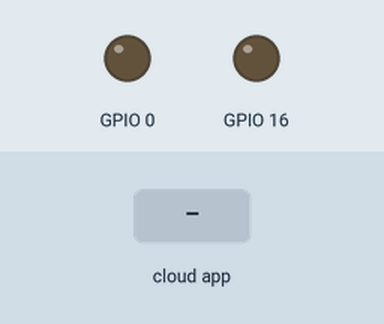
The sketch below on a simulated ESP8266 (NodeMCU). Parts: output pins drawn as LEDs (lit = HIGH). Inputs (shaded band) come from the test bench. WiFi joins after 1.5 s; servers stay silent unless stated; what the sketch prints to the serial monitor is not drawn.

Above: at 5.7 s.
5.8 s: the phone or cloud app sets 0 to 1
At 8.5 s:
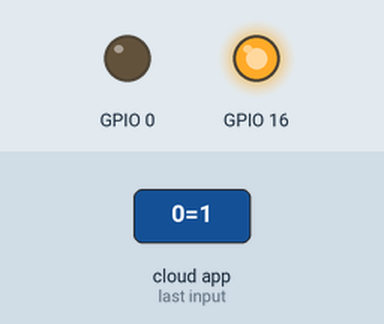
8.9 s: the phone or cloud app sets 1 to 1
At 10.8 s:
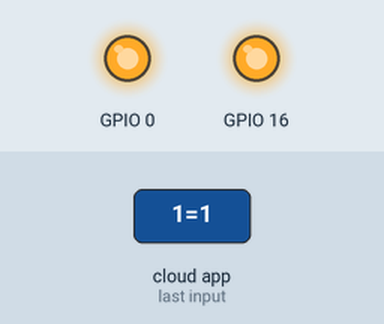
12.0 s: the phone or cloud app sets 0 to 0
At 14.3 s:
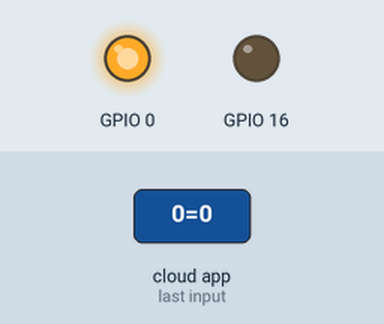
15.0 s: the phone or cloud app sets 1 to 0
At 17.8 s:
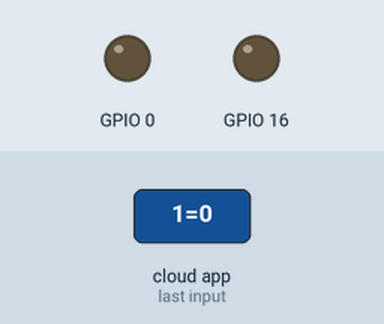
Timing chart, 0 to 19.0 s (numbered marks = the images above; inputs shaded):
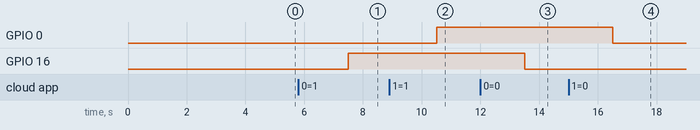

The sketch:

18_Cayenne_control_widget.ino
```cpp
#include <ESP8266WiFi.h>
#include <CayenneMQTTESP8266.h>

String  channel0_val;
String  channel1_val;

char Cayenneusername[] = "999f4ef0-523c-11e8-aa1d-033d1c994768";
char Cayennepassword[] = "1692d65f16b883d36b78917a68a8f258ad2d4960";
char CayenneclientID[] = "d04f7b10-52b8-11e8-8826-d779b3efe574";

CAYENNE_IN(0) {
  channel0_val = getValue.asString();
}

CAYENNE_IN(1) {
  channel1_val = getValue.asString();
}

void setup() {
  channel0_val = "";
  channel1_val = "";

 Serial.begin(9600);
  pinMode(16, OUTPUT);
  pinMode(0, OUTPUT);
  WiFi.disconnect();
  delay(3000);
  Serial.println("START");
  WiFi.begin("Platforuma", "LtwoItwo");
  while ((!(WiFi.status() == WL_CONNECTED))) {
    delay(300);
    Serial.print("..");
  }
  Serial.println("Connected");

  Cayenne.begin(Cayenneusername, Cayennepassword, CayenneclientID);
}

void loop() {

  Cayenne.loop();
  if (channel0_val == "1") {
    digitalWrite(16, HIGH);
  }
  else {
    digitalWrite(16, LOW);
  }

  Cayenne.loop();
  if (channel1_val == "1") {
    digitalWrite(0, HIGH);
  }
  else {
    digitalWrite(0, LOW);
  }
}
```

Measured:
- after the input at 5.8 s, GPIO 16: LOW → HIGH after 1.7 s
- after the input at 8.9 s, GPIO 0: LOW → HIGH after 1.6 s
- after the input at 12.0 s, GPIO 16: HIGH → LOW after 1.5 s
- after the input at 15.0 s, GPIO 0: HIGH → LOW after 1.5 s
